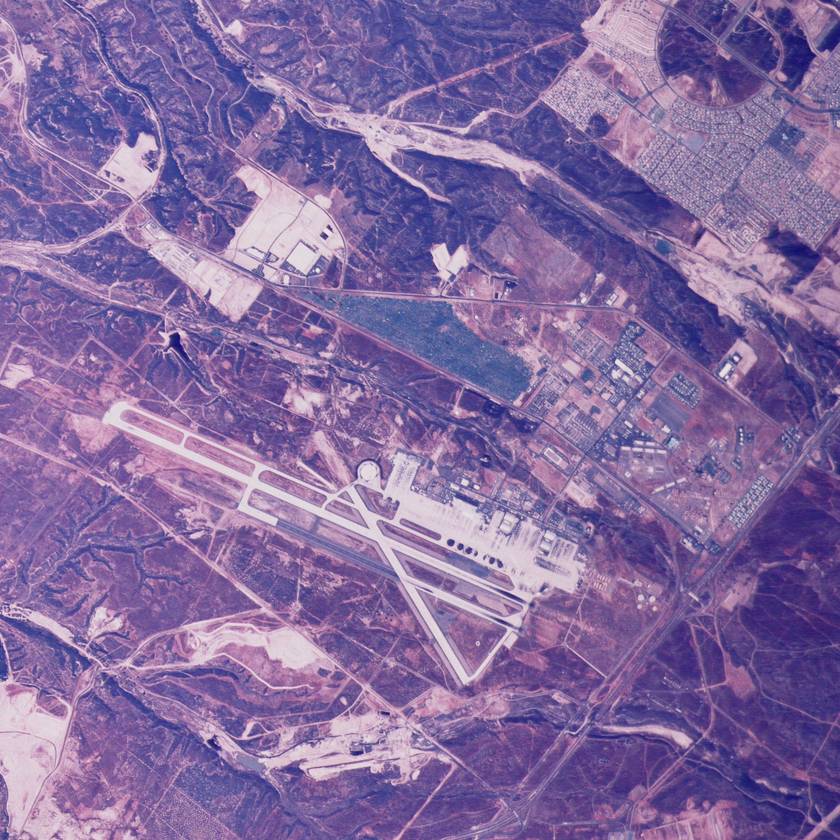
#> input picture data/aerials/2.2.05.tiff, 840 x 840 px, shrunk from 1024 x 1024 before the run
$ python 10_imgprog.py
#> lines starting #> are read from the running program, lines starting #| are printed output that depends on the picture
#> further down, img1 is the input picture: shape (840, 840, 3); mean R, G, B 131.9, 107.5, 159.7
#| (840, 840, 3) <class 'numpy.ndarray'>
### src/basics/__init__.py
import matplotlib
matplotlib.use('Qt5Agg')

from os.path import dirname, realpath, join

assetsdir = join(dirname(dirname(dirname(realpath(__file__)))), "data", "aerials")

def rgb2gray(img):
    r = img[:, :, 0]
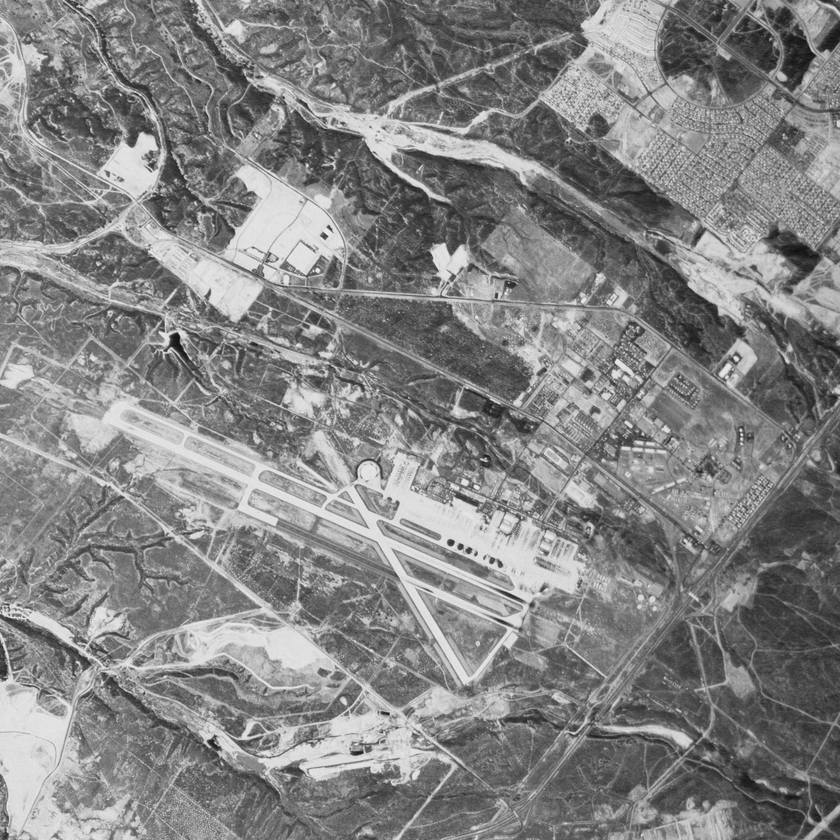
#> r: shape (840, 840); min 12, max 241, mean 131.9
    g = img[:, :, 1]
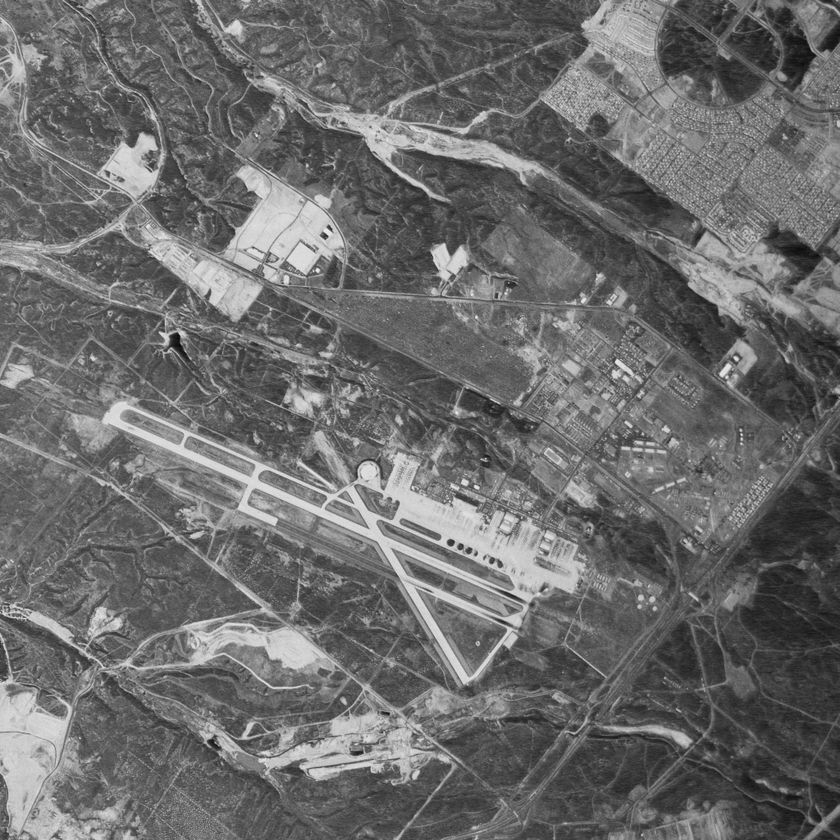
#> g: shape (840, 840); min 10, max 236, mean 107.5
    b = img[:, :, 2]
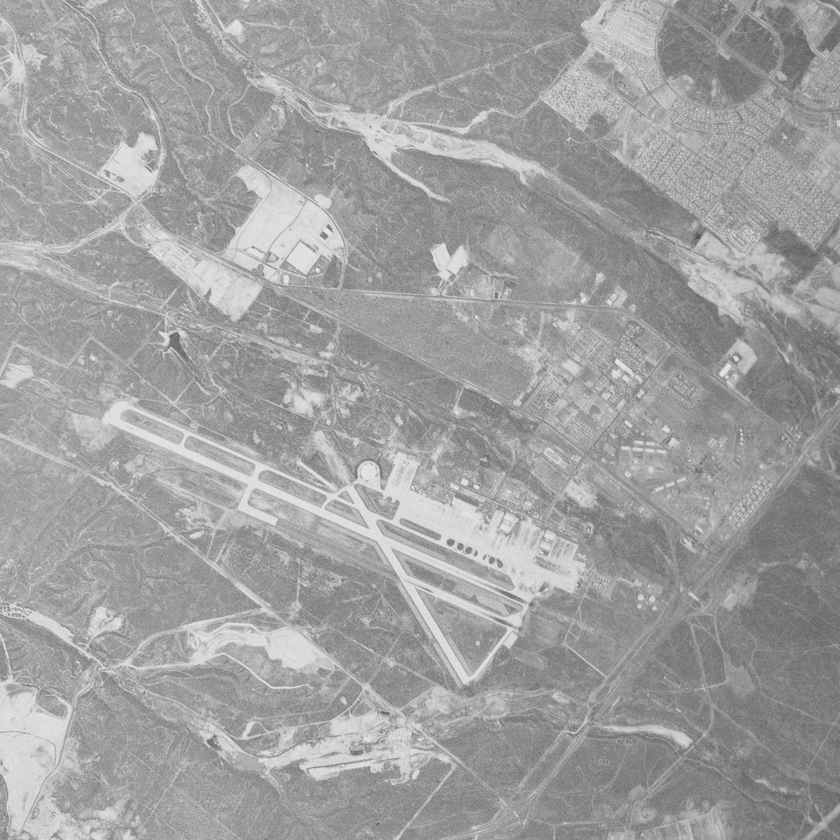
#> b: shape (840, 840); min 71, max 235, mean 159.7
    return (
        0.2989 * r + 0.5879 * g + 0.114 * b
    )

### src/basics/10_imgprog.py
"""
IMAGE SEGMENTATION: Intensity normalization
"""
from os.path import join
from copy import deepcopy

import numpy as np
import matplotlib.pyplot as plt
import matplotlib.image as mpimg

from __init__ import assetsdir,rgb2gray

def normalize(img):
    # check image is grayscale
    print(img.shape, type(img))
#| (840, 840) <class 'numpy.ndarray'>
    if len(img.shape) == 3:
        raise ValueError("image is not monochannel grayscale")

    lmin = float(img.min())
#> lmin = 24.6
    lmax = float(img.max())
#> lmax = 237
    return np.floor((img-lmin) / (lmax-lmin) * 255.0)
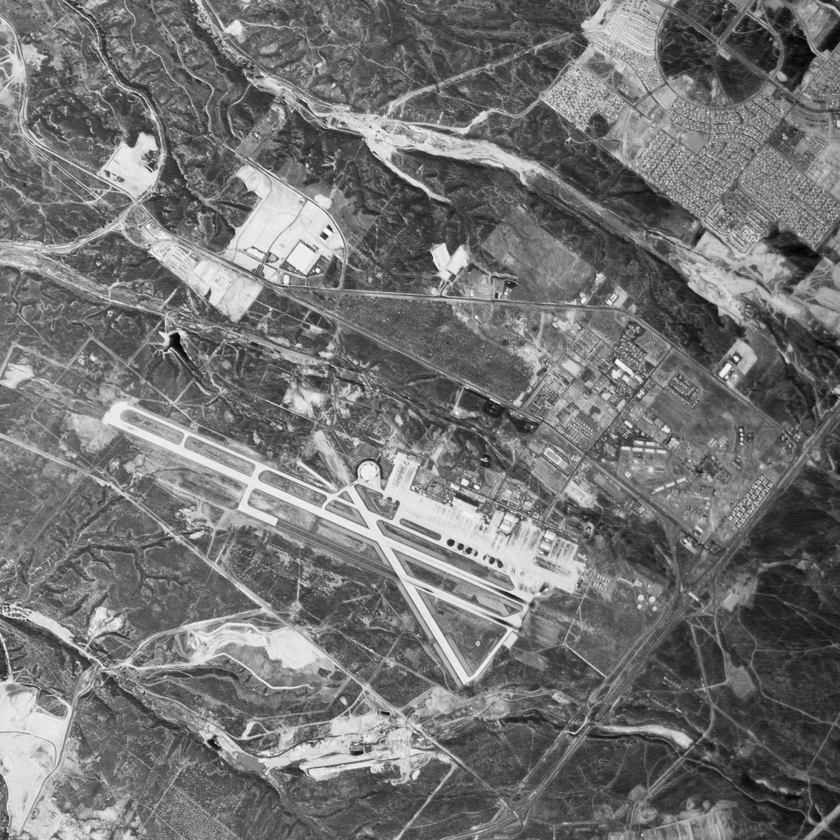
#> returned value: shape (840, 840) float64; min 0, max 255, mean 115


img1 = mpimg.imread(join(assetsdir, "2.2.05.tiff"))
print(img1.shape, type(img1))

_, axs = plt.subplots(1, 2, constrained_layout=True)

axs[0].set_title("Original")
axs[0].imshow(img1)

axs[1].set_title("normalize intensity")
axs[1].imshow(normalize(
    rgb2gray(img1)  # needs to be a grayscale image
    ), cmap="gray")

plt.axis("off")
plt.show()

$ run again, with data/aerials/2.1.01.tiff copied over data/aerials/2.2.05.tiff
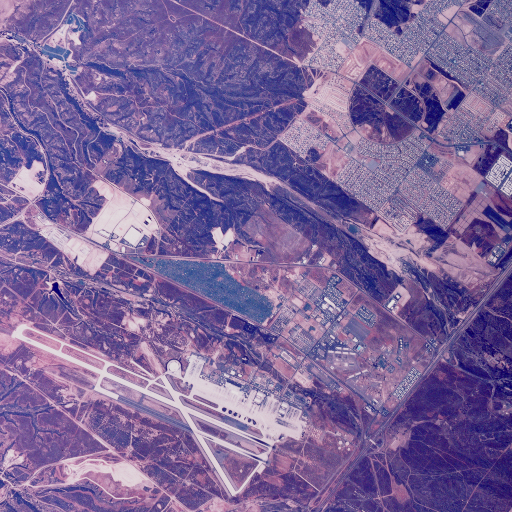
#> input picture data/aerials/2.1.01.tiff, 512 x 512 px
#> img1 is the input picture: shape (512, 512, 3); mean R, G, B 125.8, 102.8, 153.9
#| (512, 512, 3) <class 'numpy.ndarray'>
#> in rgb2gray, `b = img[:, :, 2]`:
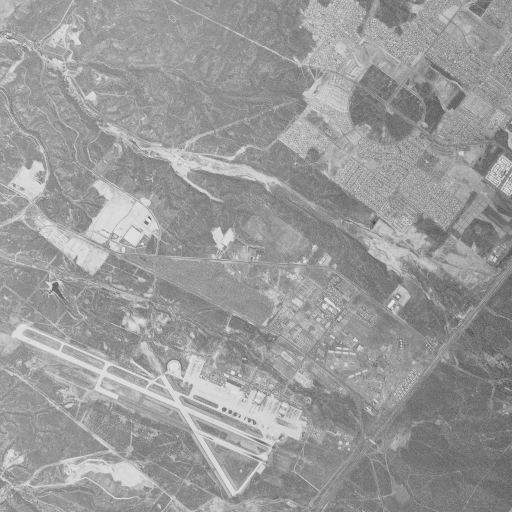
#> b: shape (512, 512); min 59, max 227, mean 153.9
#| (512, 512) <class 'numpy.ndarray'>
#> lmin = 12.38
#> lmax = 228.7
#> in normalize, `return np.floor((img-lmin) / (lmax-lmin) * 255.0)`:
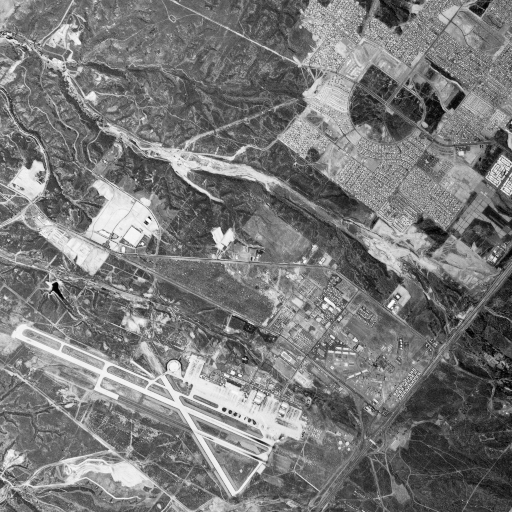
#> returned value: shape (512, 512) float64; min 0, max 255, mean 121.2

$ run again, with data/aerials/2.1.03.tiff copied over data/aerials/2.2.05.tiff
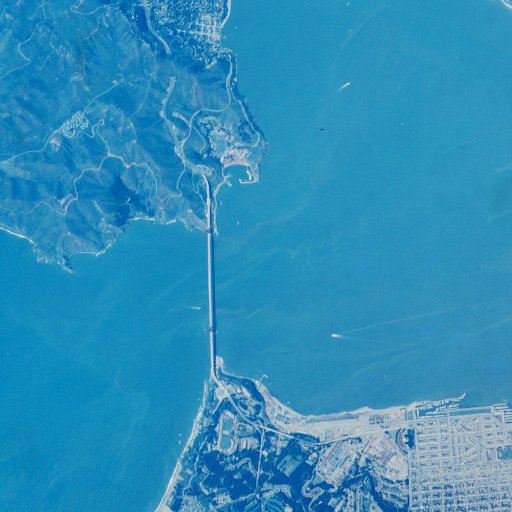
#> input picture data/aerials/2.1.03.tiff, 512 x 512 px
#> img1 is the input picture: shape (512, 512, 3); mean R, G, B 45.2, 142.2, 185.2
#| (512, 512, 3) <class 'numpy.ndarray'>
#> in rgb2gray, `b = img[:, :, 2]`:
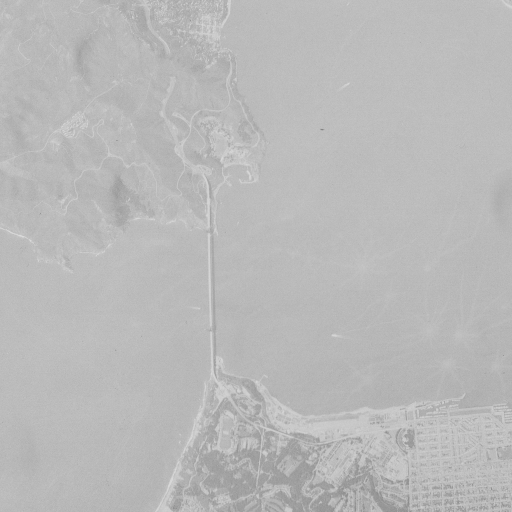
#> b: shape (512, 512); min 132, max 219, mean 185.2
#| (512, 512) <class 'numpy.ndarray'>
#> lmin = 47.82
#> lmax = 220.9
#> in normalize, `return np.floor((img-lmin) / (lmax-lmin) * 255.0)`:
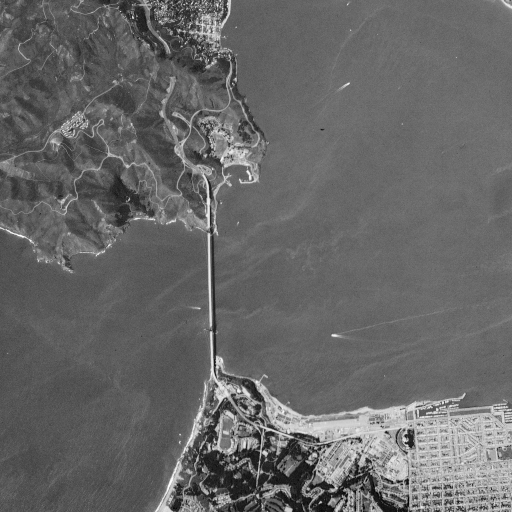
#> returned value: shape (512, 512) float64; min 0, max 255, mean 103.2

$ run again, with data/aerials/2.2.03.tiff copied over data/aerials/2.2.05.tiff
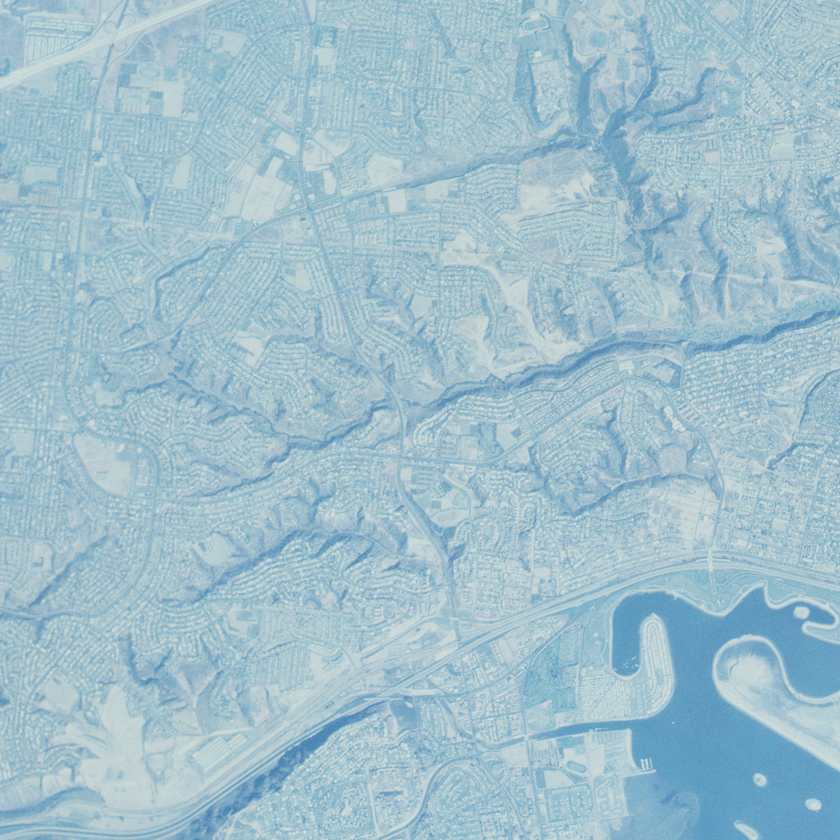
#> input picture data/aerials/2.2.03.tiff, 840 x 840 px, shrunk from 1024 x 1024 before the run
#> img1 is the input picture: shape (840, 840, 3); mean R, G, B 159.9, 191.7, 204.7
#| (840, 840, 3) <class 'numpy.ndarray'>
#> in rgb2gray, `b = img[:, :, 2]`:
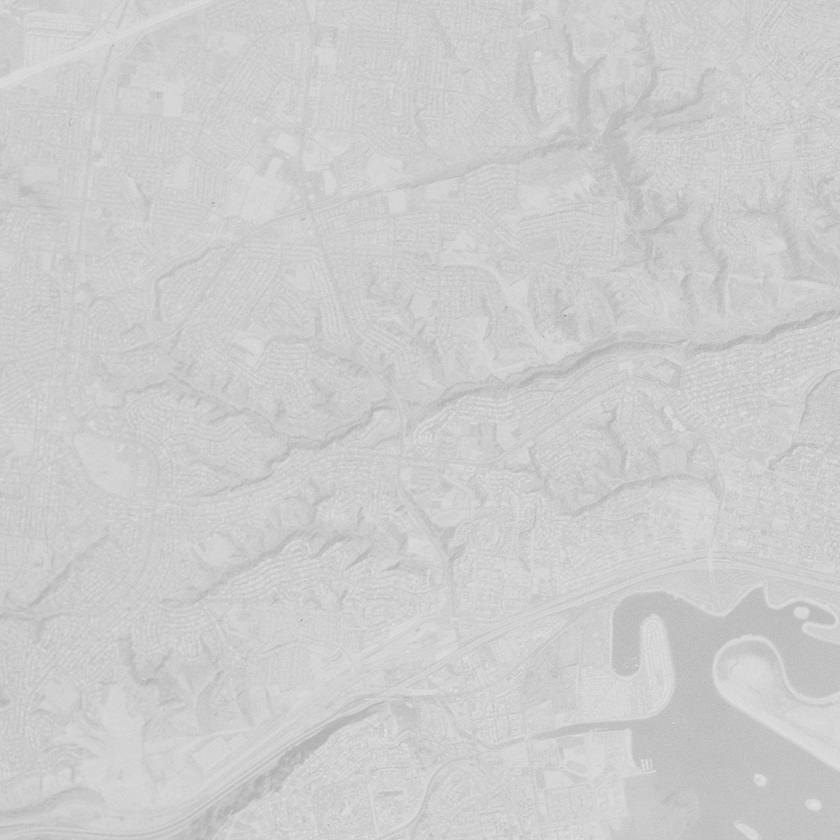
#> b: shape (840, 840); min 141, max 225, mean 204.7
#| (840, 840) <class 'numpy.ndarray'>
#> lmin = 113.2
#> lmax = 222.6
#> in normalize, `return np.floor((img-lmin) / (lmax-lmin) * 255.0)`:
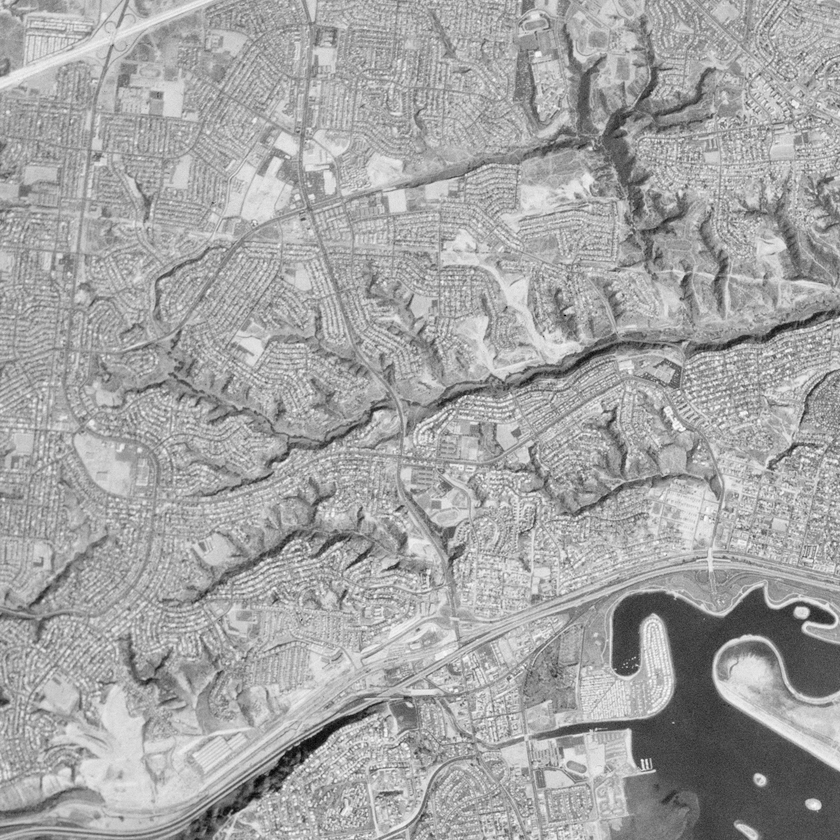
#> returned value: shape (840, 840) float64; min 0, max 255, mean 164.1
